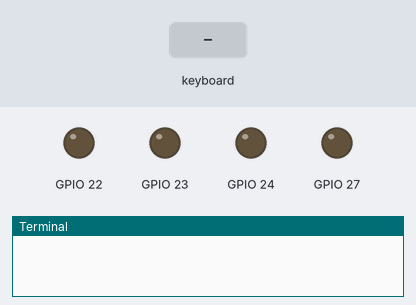
Recording of a program running on a simulated Raspberry Pi (BCM pin numbers). Parts: output pins drawn as LEDs (lit = HIGH), the last lines printed to the terminal. The test bench sets the inputs (shaded band). The desktop window is not drawn, its controls go by their first labels and the mouse button is held 0.15 s.

Above: at 1.2 s.
1.3 s: key "w" typed on the keyboard
At 2.0 s:
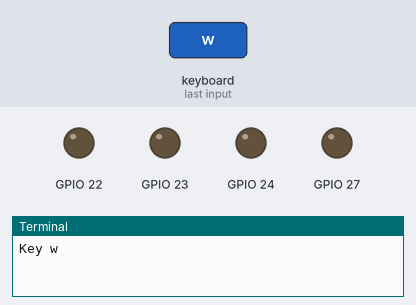
2.8 s: key "s" typed on the keyboard
At 3.1 s:
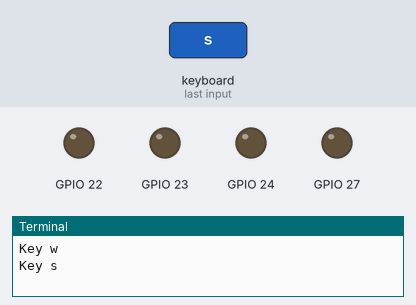
4.3 s: key "a" typed on the keyboard
At 5.5 s:
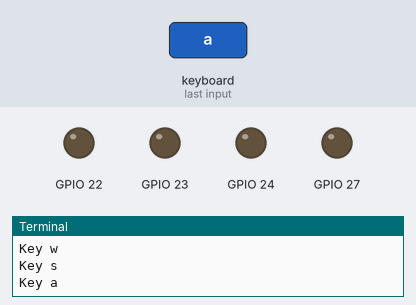
5.8 s: key "d" typed on the keyboard
At 6.6 s:
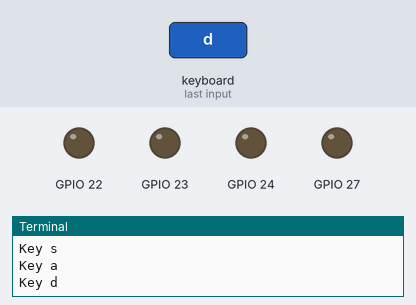
7.3 s: key "e" typed on the keyboard
At 7.8 s:
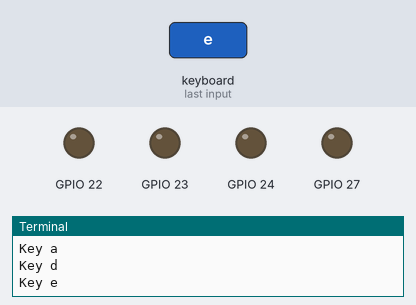
8.8 s: key "q" typed on the keyboard
At 10.1 s:
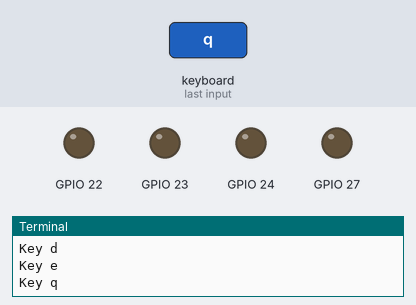
Timing chart, 0 to 11.3 s (numbered marks = the images above; inputs shaded):
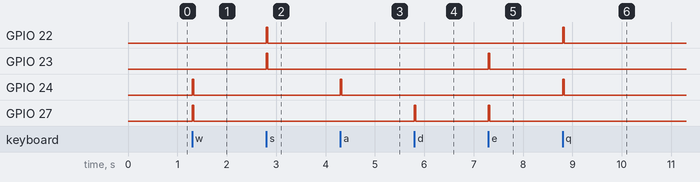

The program:

robot_control.py
```python
import RPi.GPIO as gpio
import time
import sys
import Tkinter as tk

def init():
    gpio.setmode(gpio.BCM)
    gpio.setup(27, gpio.OUT)
    gpio.setup(22, gpio.OUT)
    gpio.setup(23, gpio.OUT)
    gpio.setup(24, gpio.OUT)

def forward(tframe):
    #init()
    gpio.output(27, True)
    gpio.output(22, False)
    gpio.output(23, False)
    gpio.output(24, True)
    time.sleep(tframe)
    gpio.cleanup()

def backward(tframe):
    #init()
    gpio.output(27, False)
    gpio.output(22, True)
    gpio.output(23, True)
    gpio.output(24, False)
    time.sleep(tframe)
    gpio.cleanup()

def left(tframe):
    #init()
    gpio.output(27, False)
    gpio.output(22, False)
    gpio.output(23, False)
    gpio.output(24, True)
    time.sleep(tframe)
    gpio.cleanup()

def right(tframe):
    #init()
    gpio.output(27, True)
    gpio.output(22, False)
    gpio.output(23, False)
    gpio.output(24, False)
    time.sleep(tframe)
    gpio.cleanup()

def pivot_left(tframe):
    #init()
    gpio.output(27, False)
    gpio.output(22, True)
    gpio.output(23, False)
    gpio.output(24, True)
    time.sleep(tframe)
    gpio.cleanup()

def pivot_right(tframe):
    #init()
    gpio.output(27, True)
    gpio.output(22, False)
    gpio.output(23, True)
    gpio.output(24, False)
    time.sleep(tframe)
    gpio.cleanup()

def key_input(event):
    init()
    print 'Key', event.char
    key_press = event.char
    sleep_time = 0.030
    if key_press.lower() == 'w':
        forward(sleep_time)
    elif key_press.lower() == 's':
        backward(sleep_time)
    elif key_press.lower() == 'a':
        left(sleep_time)
    elif key_press.lower() == 'd':
        right(sleep_time)
    elif key_press.lower() == 'q':
        pivot_left(sleep_time)
    elif key_press.lower() == 'e':
        pivot_right(sleep_time)
    else:
        gpio.cleanup()

command = tk.Tk()
command.bind('<KeyPress>', key_input)
command.mainloop()
```

Measured:
- after the input at 1.3 s, GPIO 24, GPIO 27: LOW → HIGH at once, → LOW 0.03 s later
- after the input at 2.8 s, GPIO 22, GPIO 23: LOW → HIGH at once, → LOW 0.03 s later
- after the input at 4.3 s, GPIO 24: LOW → HIGH at once, → LOW 0.03 s later
- after the input at 5.8 s, GPIO 27: LOW → HIGH at once, → LOW 0.03 s later
- after the input at 7.3 s, GPIO 23, GPIO 27: LOW → HIGH at once, → LOW 0.03 s later
- after the input at 8.8 s, GPIO 22, GPIO 24: LOW → HIGH at once, → LOW 0.03 s later
